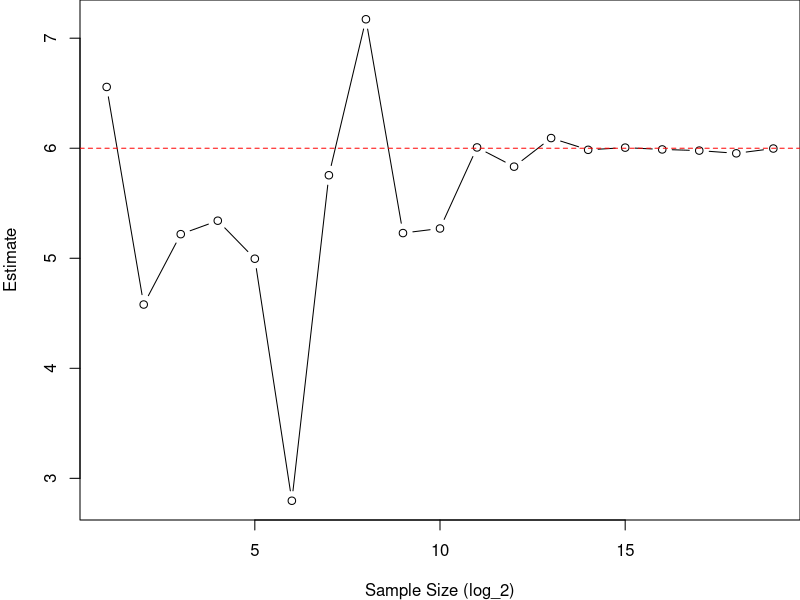
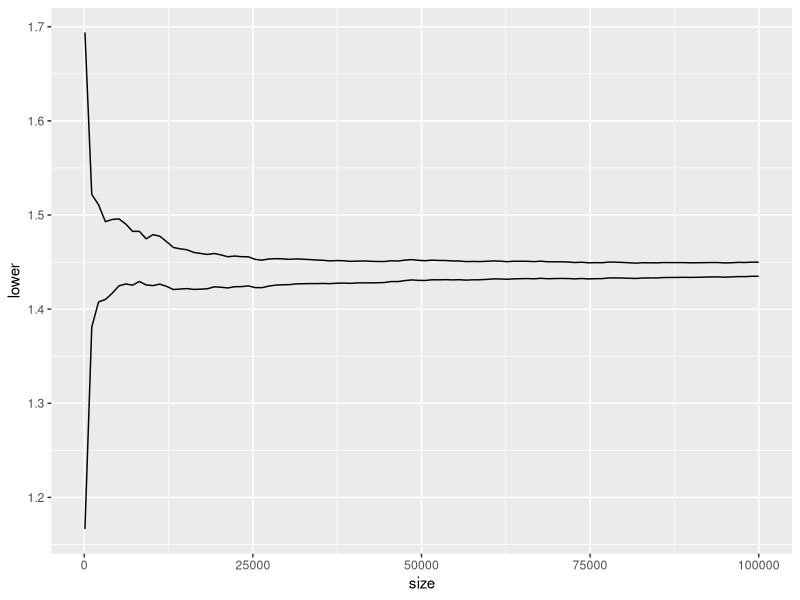
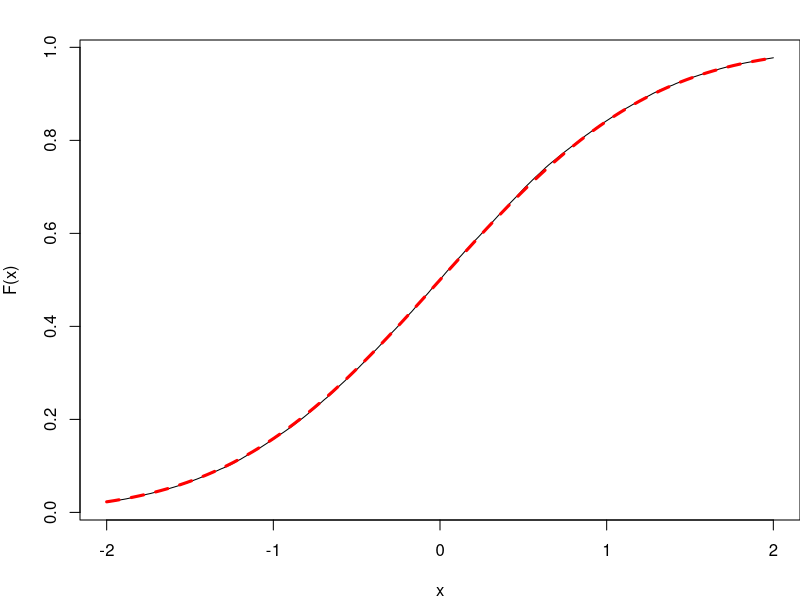
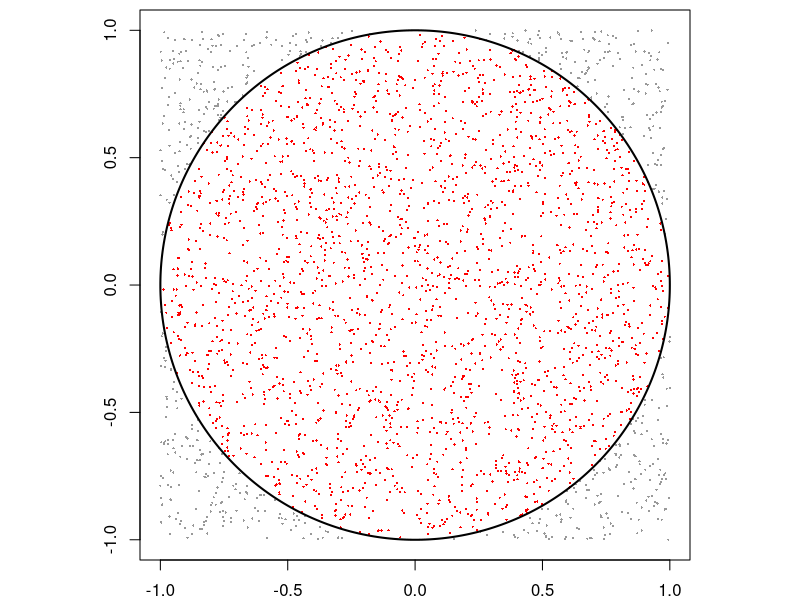
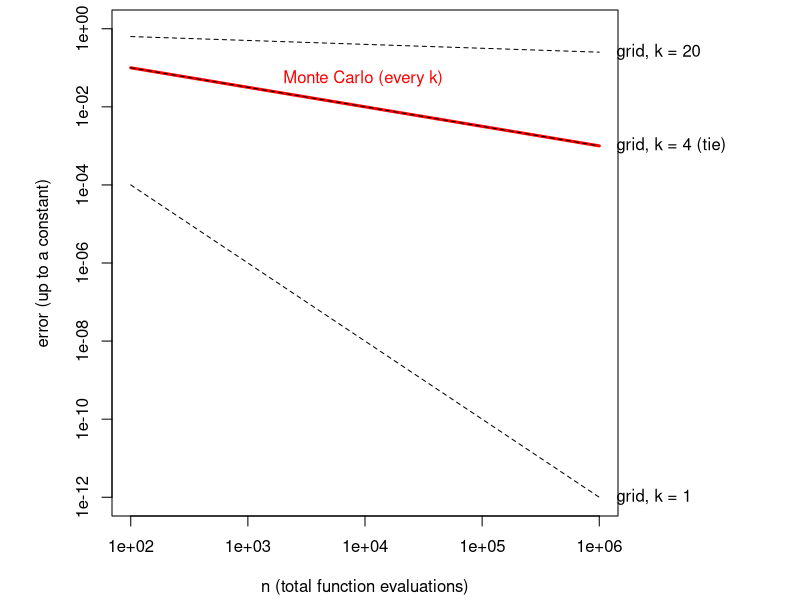
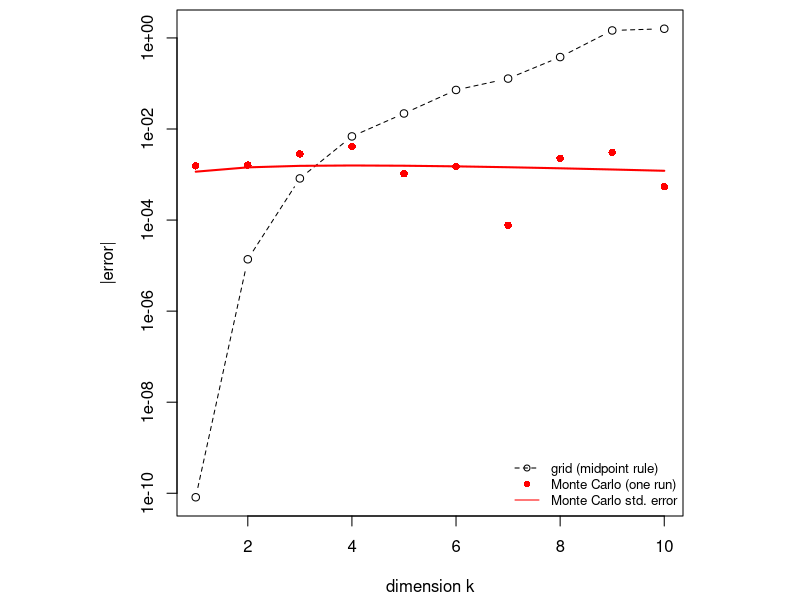

Write the R code that produced these figures, in order.
## ---- chunk 1
knitr::opts_chunk$set(echo = TRUE, out.width = "100%")
options(width = 60, digits = 4)
set.seed(49482)
library(tidyverse)
## ---- chunk 2
g <- function(u) { log(1/u)^3 }
mean(g(runif(1000000)))
## ---- chunk 3
set.seed(393921292)
## ---- chunk 4
g <- function(x) {
  1/(2^x)
}
h <- function(x) { g(x) / dexp(x) } ## R's exp. density function
## ---- chunk 5
k <- 100000
hX <- h(rexp(k))
mean(hX)
## ---- chunk 6
1/log(2)
## ---- chunk 7
mean(log(1 + rexp(100000)))
## ---- chunk 8
g <- function(u) { log(1/u)^3 }
ms <- map_dbl(2:20, ~ mean(g(runif(2^.x))))
## ---- chunk 9
par(mar = c(4,4,0,0))
plot(ms, xlab = "Sample Size (log_2)", ylab = "Estimate", type = 'b')
abline(h = 6, col ="red", lty = 2)
## ---- chunk 10
mean(hX)
## ---- chunk 11
## t.test will do other things, we only need the conf.int
t.test(hX, conf.level = 0.999)$conf.int
## ---- chunk 12
js <- seq(100, length(hX), length.out = 100) %>% round
cis <- sapply(js, function(j) { t.test(hX[1:j], conf.level = 0.999)$conf.int})
tmp <- data.frame(t(cis))
colnames(tmp) <- c("lower", "upper")
tmp$size <- js
ggplot(tmp, aes(x = size)) + geom_line(aes(y = lower)) + geom_line(aes(y = upper))
## ---- chunk 13
xs <- rnorm(1e5)
mean(xs <= 1.96)
## ---- chunk 14
par(mar = c(4, 4, 2, 0))
grid <- seq(-2, 2, length.out = 200)
plot(grid, sapply(grid, function(g) { mean(xs <= g)}), type = 'l', xlab = "x", ylab = "F(x)")
curve(pnorm(x), add = TRUE, col = "red", lty = 2, lwd = 3)
## ---- chunk 15
binom.test(sum(xs <= 1.96), n = length(xs))$conf.int
## ---- chunk 16
n <- 100000
x <- runif(n, -1, 1); y <- runif(n, -1, 1)
inside <- x^2 + y^2 <= 1
4 * mean(inside)
4 * binom.test(sum(inside), n)$conf.int
## ---- chunk 17
par(mar = c(2, 2, 0.5, 0.5), pty = "s")
show <- 1:3000
plot(x[show], y[show], col = ifelse(inside[show], "red", "grey60"),
     pch = 16, cex = 0.3, xlab = "", ylab = "", asp = 1)
theta <- seq(0, 2 * pi, length.out = 400)
lines(cos(theta), sin(theta), lwd = 2)
## ---- chunk 18
par(mar = c(4.2, 4, 0.5, 7.5), xpd = NA)
n <- 10^seq(2, 6, length.out = 200)
plot(n, n^(-1/2), log = "xy", type = "l", lwd = 3, col = "red",
     ylim = c(1e-12, 1), xlab = "n (total function evaluations)",
     ylab = "error (up to a constant)")
for (k in c(1, 4, 20)) lines(n, n^(-2/k), lty = 2)
text(2e3, 1.8 * (2e3)^(-1/2), "Monte Carlo (every k)", col = "red", adj = c(0, 0))
text(1.4e6, 1e6^(-2/20), "grid, k = 20", adj = 0)
text(1.4e6, 1e6^(-2/4), "grid, k = 4 (tie)", adj = 0)
text(1.4e6, 1e6^(-2/1), "grid, k = 1", adj = 0)
## ---- chunk 19
exact1 <- pnorm(1)  # one axis: P(Z <= 1)
n <- 1e5
grid_err <- map_dbl(1:10, function(k) {
  m <- floor(n^(1 / k) + 1e-9)               # points per axis
  mids <- seq(-8 + 4.5/m, 1 - 4.5/m, length.out = m)
  I1 <- sum(dnorm(mids)) * (9 / m)           # 1-D midpoint rule
  abs(I1^k - exact1^k)                       # grid value is I1^k
})
mc_err <- map_dbl(1:10, function(k) {
  zs <- matrix(rnorm(n * k), ncol = k)
  abs(mean(rowSums(zs <= 1) == k) - exact1^k)
})
## ---- chunk 20
par(mar = c(4.2, 4, 0.5, 1))
ks <- 1:10
mc_se <- sqrt(exact1^ks * (1 - exact1^ks) / n)
plot(ks, grid_err, log = "y", type = "b", lty = 2, pch = 1,
     ylim = range(c(grid_err, mc_err, mc_se)),
     xlab = "dimension k", ylab = "|error|")
points(ks, mc_err, col = "red", pch = 16)
lines(ks, mc_se, col = "red", lwd = 2)
legend("bottomright", c("grid (midpoint rule)", "Monte Carlo (one run)", "Monte Carlo std. error"),
       pch = c(1, 16, NA), lty = c(2, NA, 1), col = c("black", "red", "red"), bty = "n", cex = 0.8)
## ---- chunk 21
k <- 10; n <- 1e6
zs <- matrix(rnorm(n * k), ncol = k)
mean(rowSums(abs(zs) <= 1) == k)
(2 * pnorm(1) - 1)^10
